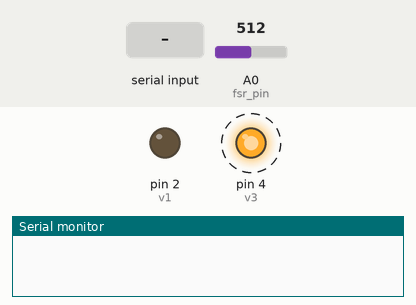
Bench run of a sketch on a simulated Arduino Uno, built with avr-gcc and run on an emulated ATmega328P. Parts: output pins drawn as LEDs (lit = HIGH), the last lines printed to the serial monitor. Dashed ring = blinking. Inputs (shaded band) come from the test bench; at power-on: A0 (fsr_pin) = 512.

Above: at 0.6 s.
1.3 s: A0 (fsr_pin) set to 54
4.3 s: A0 (fsr_pin) set to 46
At 4.8 s:
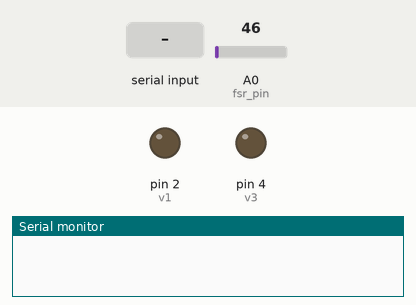
5.8 s: "1" received over the second serial link
At 6.7 s:
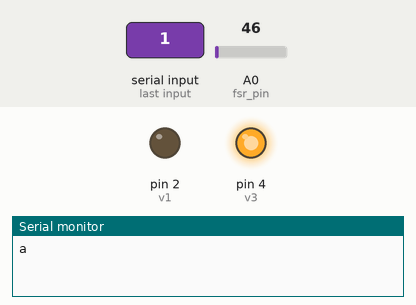
7.9 s: "0" received over the second serial link
At 9.4 s:
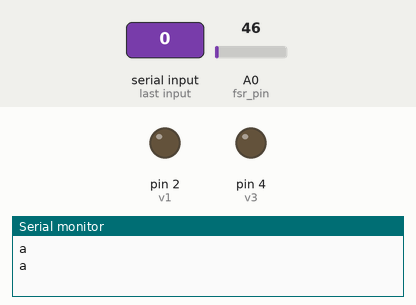
9.9 s: "2" received over the second serial link
At 11.0 s:
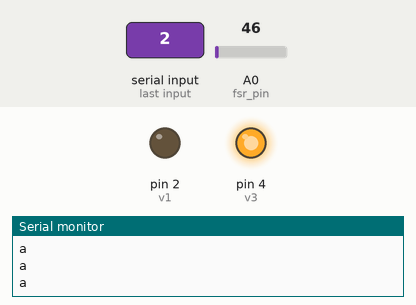
Timing chart, 0 to 12.9 s (numbered marks = the images above; inputs shaded):
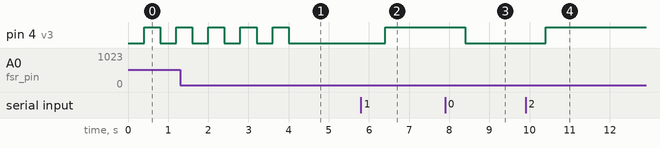

The sketch:

LED_BT_CLICK.ino
```cpp
#include <SoftwareSerial.h>
SoftwareSerial BT(10,11);
int v1 = 2;
int v3 = 4;
int check = 0;
int scan = 0;
#define fsr_pin A0
void setup() {
  // put your setup code here, to run once:
  Serial.begin(9600);
  BT.begin(9600);
  pinMode(v1,OUTPUT);
  pinMode(v3,OUTPUT);
  digitalWrite(v1,LOW);
}

void loop() {
  // put your main code here, to run repeatedly:
int P_value = analogRead(fsr_pin);
int val = BT.read();
if (P_value > 50){
scan = 1;
  }
if(scan == 1){
  if(check == 1){
  check = 0;
  }
  else{
    check = 1;
  }
  }
if (check == 1){
  //digitalWrite(v1,HIGH);
  digitalWrite(v3,LOW);
    scan = 0;
}
else{
  //digitalWrite(v1,LOW);
  digitalWrite(v3,HIGH);
    scan = 0;
}
if(val == -1){
}
else{
  scan = 1;
  Serial.println("a");
}
delay(400);
}
```

Measured:
- the behaviour switches between 51 and 50 on A0 (fsr_pin) (found by bisection; images 0 and 1)
- after the input at 4.3 s, pin 4 (v3): stops changing and stays LOW
- after the input at 5.8 s, pin 4 (v3): LOW → HIGH after 0.60 s
- after the input at 7.9 s, pin 4 (v3): HIGH → LOW after 0.50 s
- after the input at 9.9 s, pin 4 (v3): LOW → HIGH after 0.50 s
- by itself, pin 4 (v3): alternates HIGH for 0.40 s and LOW for 0.40 s
